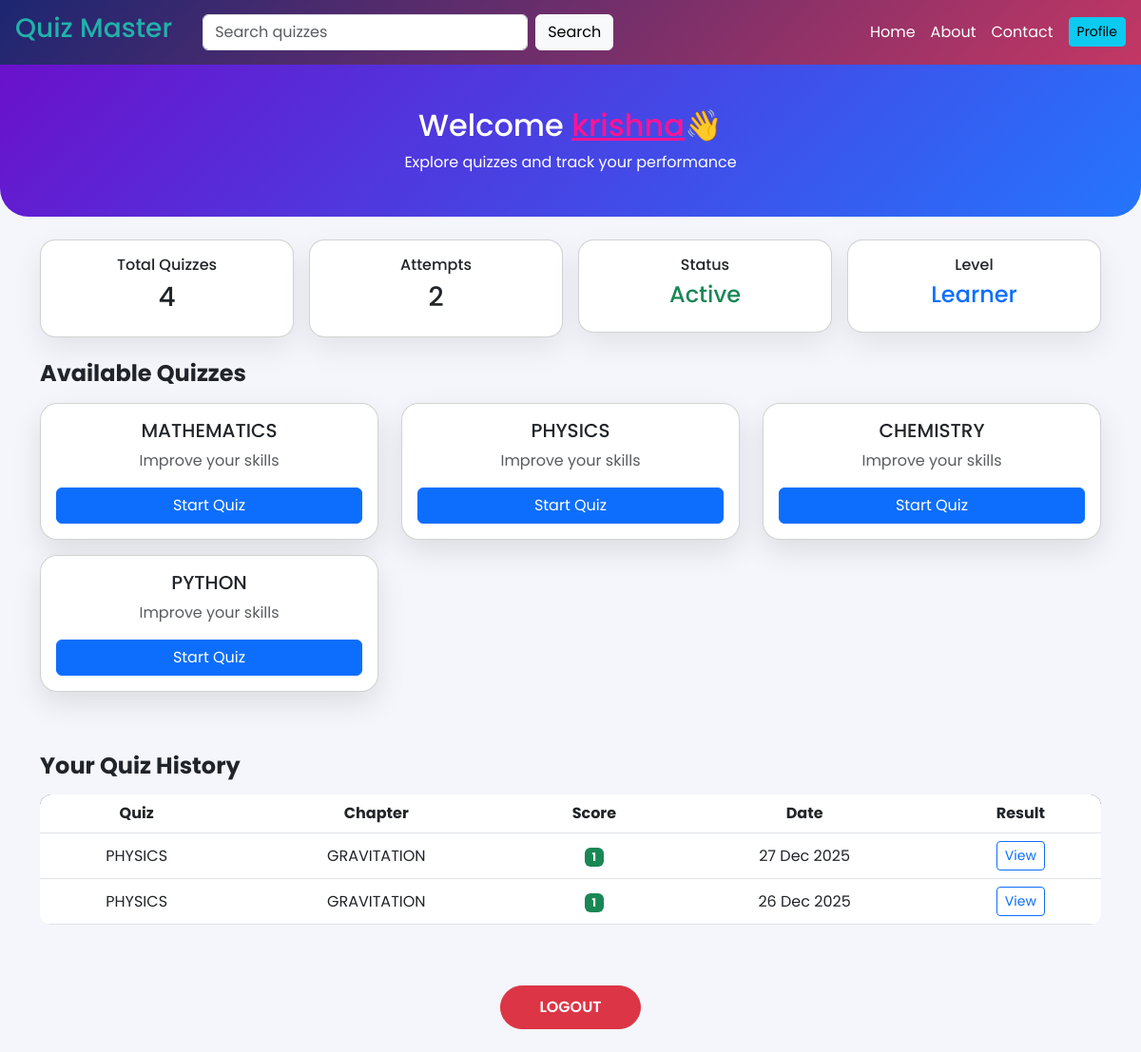
Before: /user/dashboard (signed in) with the older database file.
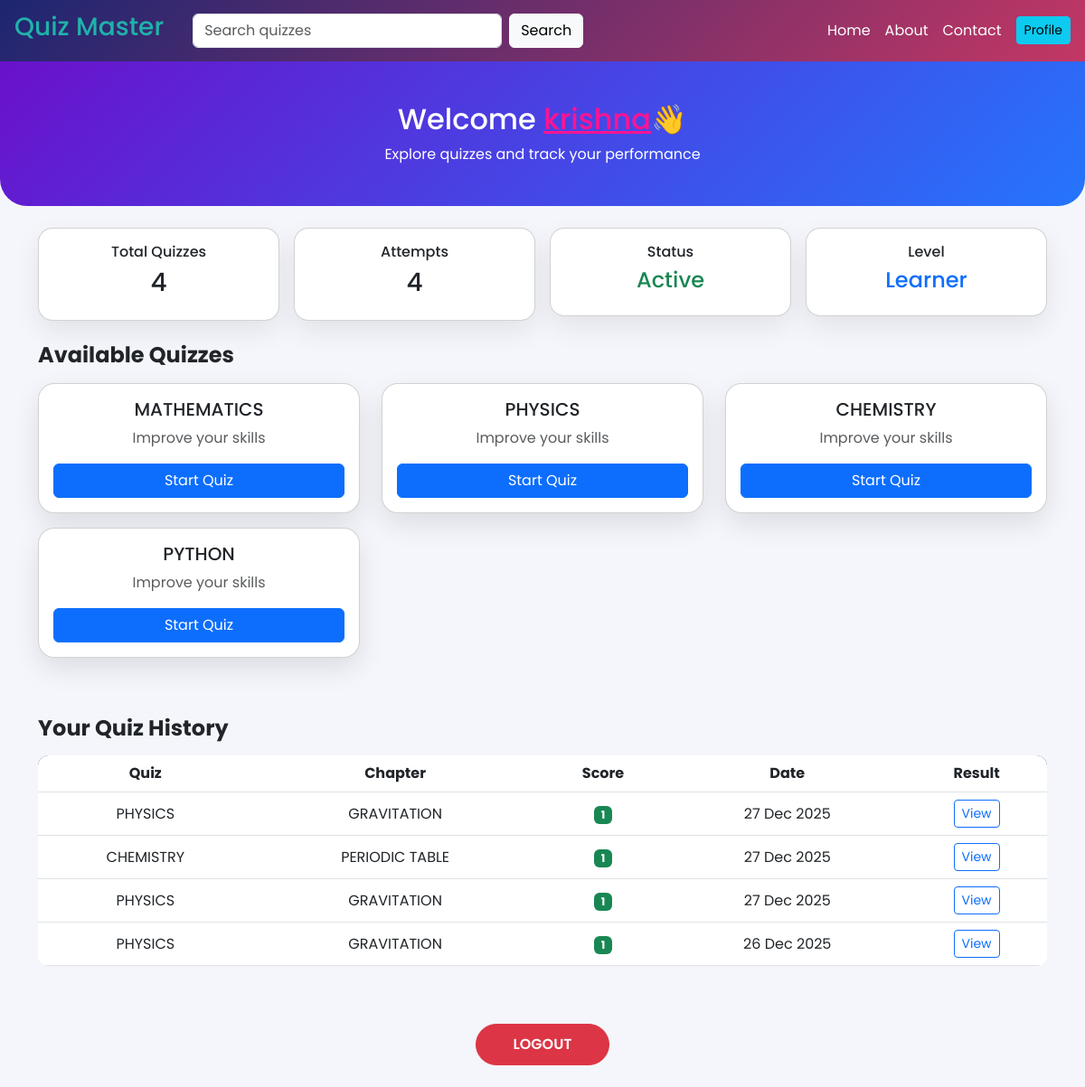
After: the same page with the newer database file.
### app.py (models this page shows)
class Quiz(db.Model):
    id = db.Column(db.Integer , primary_key= True)
    title = db.Column(db.String(100) , nullable = False)
    chapters = db.relationship('Chapter' , backref = 'quiz' , lazy = True)

class QuizAttempt(db.Model):
    id = db.Column(db.Integer, primary_key=True)
    user_id = db.Column(db.Integer, db.ForeignKey('user.id'), nullable=False)
    quiz_id = db.Column(db.Integer, db.ForeignKey('quiz.id'), nullable=False)
    chapter_id = db.Column(db.Integer, db.ForeignKey('chapter.id'), nullable=True)
    score = db.Column(db.Integer, nullable=True)
    answers = db.Column(db.Text, nullable=True)
    timestamp = db.Column(db.DateTime, default=datetime.utcnow)
    user = db.relationship('User', backref='quiz_attempts')
    quiz = db.relationship('Quiz', backref='attempts')
    chapter = db.relationship('Chapter', backref='attempts')

class Chapter(db.Model):
    id = db.Column(db.Integer , primary_key = True)
    title = db.Column(db.String(50) , nullable = False)
    quiz_id = db.Column(db.Integer , db.ForeignKey('quiz.id') , nullable = False)

### app.py (the view)
@app.route('/user/dashboard', methods=['GET', 'POST'])
def user_dashboard():
    if 'user_id' not in session:
        return redirect('/user/login')
    search_query = request.args.get('search', '').strip().lower()
    chapters = Chapter.query.all()
    if search_query:
        quizzes = Quiz.query.filter(
            Quiz.title.ilike(f'%{ search_query }%')
        ).all()
    else:
        quizzes = Quiz.query.all()
    attempts = QuizAttempt.query.filter_by(user_id=session['user_id']).order_by(QuizAttempt.timestamp.desc()).all()
    return render_template(
        'user_dashboard.html',
        username=session.get('username'),
        quizzes=quizzes,
        chapters=chapters,
        search_query=search_query,
        attempts=attempts
    )

### templates/user_dashboard.html (shortened to what this page needs)
<!DOCTYPE html>
<html lang="en">
<head>
  <link href="https://cdn.jsdelivr.net/npm/bootstrap@5.3.0/dist/css/bootstrap.min.css" rel="stylesheet">
</head>
<body>
<nav class="navbar navbar-expand-lg navbar-dark sticky-top px-3">
  <a class="navbar-brand" href="/"><h3 style="color :lightseagreen;">Quiz Master</h3></a>
  <div class="collapse navbar-collapse" id="navMenu">
    <form class="d-flex mx-lg-3 my-2 my-lg-0" method="get" action="">
      <input class="form-control me-2" type="search" name="search"
             value="{{ search_query }}"
             placeholder="Search quizzes">
      <button class="btn btn-light">Search</button>
    </form>
    <ul class="navbar-nav ms-auto align-items-lg-center">
      <li class="nav-item">
        <a class="nav-link text-white" href="/">Home</a>
      </li>
      <li class="nav-item">
        <a class="nav-link text-white" href="/about">About</a>
      </li>
      <li class="nav-item">
        <a class="nav-link text-white" href="/contact">Contact</a>
      </li>
      <li class="nav-item ms-lg-2">
        <a href="/user/profile" class="btn btn-info btn-sm">Profile</a>
      </li>
    </ul>
  </div>
</nav>
<div class="hero text-center">
  <h2>Welcome <u style="color:deeppink;">{{ username}}</u>👋</h2>
  <p class="mb-0">Explore quizzes and track your performance</p>
</div>
<div class="container my-4">
  <div class="row g-3 mb-4 text-center">
    <div class="col-6 col-md-3">
      <div class="card stat-card p-3">
        <h6>Total Quizzes</h6>
        <h3>{{ quizzes|length }}</h3>
      </div>
    </div>
    <div class="col-6 col-md-3">
      <div class="card stat-card p-3">
        <h6>Attempts</h6>
        <h3>{{ attempts|length }}</h3>
      </div>
    </div>
    <div class="col-6 col-md-3">
      <div class="card stat-card p-3">
        <h6>Status</h6>
        <h4 class="text-success">Active</h4>
      </div>
    </div>
    <div class="col-6 col-md-3">
      <div class="card stat-card p-3">
        <h6>Level</h6>
        <h4 class="text-primary">Learner</h4>
      </div>
    </div>
  </div>
  <h4 class="fw-bold mb-3">Available Quizzes</h4>
  <div class="row">
    {% for quiz in quizzes %}
    <div class="col-md-4 mb-3">
      <div class="card quiz-card p-3 text-center h-100">
        <h5>{{ quiz.title }}</h5>
        <p class="text-muted">Improve your skills</p>
        <a href="/chapter/wise/quiz/{{ quiz.id }}" class="btn btn-primary w-100">
          Start Quiz
        </a>
      </div>
    </div>
    {% else %}
    <p class="text-center text-muted"><h3 style="color:crimson;">SORRY , No quizzes found !! 😔</h3></p>
    {% endfor %}
  </div>
  <h4 class="fw-bold mt-5 mb-3">Your Quiz History</h4>
  {% if attempts %}
  <div class="table-responsive">
    <table class="table table-hover text-center align-middle">
      <thead>
        <tr>
          <th>Quiz</th>
          <th>Chapter</th>
          <th>Score</th>
          <th>Date</th>
          <th>Result</th>
        </tr>
      </thead>
      <tbody>
        {% for attempt in attempts %}
        <tr>
          <td>{{ attempt.quiz.title }}</td>
          <td>{{ attempt.chapter.title if attempt.chapter else 'N/A' }}</td>
          <td><span class="badge bg-success">{{ attempt.score }}</span></td>
          <td>{{ attempt.timestamp.strftime("%d %b %Y") }}</td>
          <td>
            <a href="{{ url_for('answer_key', attempt_id=attempt.id) }}"
               class="btn btn-outline-primary btn-sm">
              View
            </a>
          </td>
        </tr>
        {% endfor %}
      </tbody>
    </table>
  </div>
  {% else %}
    <p class="text-center text-muted">No attempts yet !!</p>
  {% endif %}
  <div class="text-center mt-5">
    <a href="/user/login" class="btn btn-danger logout-btn">LOGOUT</a>
  </div>
</div>
</body>
</html>

### templates/user_dashboard.html (style rules this page uses)
body { font-family: 'Poppins', sans-serif; background: #f4f6fb; }
.navbar { background: linear-gradient(135deg, #1d2671, #c33764); }
.navbar-brand { font-weight: 700; color: #fff !important; }
.hero { background: linear-gradient(135deg, #6a11cb, #2575fc); color: white; padding: 45px 20px; border-radius: 0 0 30px 30px; }
.stat-card { border-radius: 16px; box-shadow: 0 12px 30px rgba(0,0,0,0.08); transition: transform 0.2s ease; }
.quiz-card { border-radius: 18px; box-shadow: 0 12px 30px rgba(0,0,0,0.1); transition: all 0.25s ease; }
table { background: white; border-radius: 12px; overflow: hidden; }
.table thead { background: #1d2671; color: white; }
.logout-btn { border-radius: 50px; padding: 10px 40px; font-weight: 600; }

Changed rows visible on the page:
added QuizAttempt: quiz "PHYSICS", chapter "GRAVITATION", score "1", timestamp "27 Dec 2025"
added QuizAttempt: quiz "CHEMISTRY", chapter "PERIODIC TABLE", score "1", timestamp "27 Dec 2025"
Other visible differences:
{{ attempts|length }}: "2" → "4"
